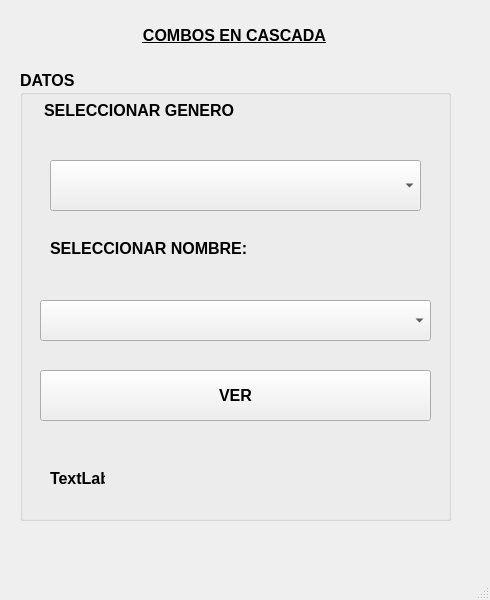
<?xml version="1.0" encoding="UTF-8"?>
<ui version="4.0">
 <class>MainWindow</class>
 <widget class="QMainWindow" name="MainWindow">
  <property name="geometry">
   <rect>
    <x>0</x>
    <y>0</y>
    <width>490</width>
    <height>600</height>
   </rect>
  </property>
  <property name="windowTitle">
   <string>MainWindow</string>
  </property>
  <widget class="QWidget" name="centralwidget">
   <widget class="QLabel" name="label">
    <property name="geometry">
     <rect>
      <x>24</x>
      <y>15</y>
      <width>421</width>
      <height>41</height>
     </rect>
    </property>
    <property name="font">
     <font>
      <pointsize>12</pointsize>
      <weight>75</weight>
      <bold>true</bold>
      <underline>true</underline>
     </font>
    </property>
    <property name="text">
     <string>COMBOS EN CASCADA</string>
    </property>
    <property name="alignment">
     <set>Qt::AlignCenter</set>
    </property>
   </widget>
   <widget class="QGroupBox" name="groupBox">
    <property name="geometry">
     <rect>
      <x>20</x>
      <y>70</y>
      <width>431</width>
      <height>451</height>
     </rect>
    </property>
    <property name="font">
     <font>
      <pointsize>12</pointsize>
      <weight>75</weight>
      <bold>true</bold>
     </font>
    </property>
    <property name="title">
     <string>DATOS</string>
    </property>
    <widget class="QLabel" name="label_2">
     <property name="geometry">
      <rect>
       <x>24</x>
       <y>25</y>
       <width>241</width>
       <height>31</height>
      </rect>
     </property>
     <property name="text">
      <string>SELECCIONAR GENERO</string>
     </property>
    </widget>
    <widget class="QComboBox" name="cbogenero">
     <property name="geometry">
      <rect>
       <x>30</x>
       <y>90</y>
       <width>371</width>
       <height>51</height>
      </rect>
     </property>
    </widget>
    <widget class="QLabel" name="label_3">
     <property name="geometry">
      <rect>
       <x>30</x>
       <y>170</y>
       <width>371</width>
       <height>16</height>
      </rect>
     </property>
     <property name="text">
      <string>SELECCIONAR NOMBRE:</string>
     </property>
    </widget>
    <widget class="QComboBox" name="cbnombre">
     <property name="geometry">
      <rect>
       <x>20</x>
       <y>230</y>
       <width>391</width>
       <height>41</height>
      </rect>
     </property>
    </widget>
    <widget class="QPushButton" name="btnver">
     <property name="geometry">
      <rect>
       <x>20</x>
       <y>300</y>
       <width>391</width>
       <height>51</height>
      </rect>
     </property>
     <property name="text">
      <string>VER</string>
     </property>
    </widget>
    <widget class="QLabel" name="lblresultado">
     <property name="geometry">
      <rect>
       <x>30</x>
       <y>400</y>
       <width>55</width>
       <height>16</height>
      </rect>
     </property>
     <property name="text">
      <string>TextLabel</string>
     </property>
    </widget>
   </widget>
  </widget>
  <widget class="QMenuBar" name="menubar">
   <property name="geometry">
    <rect>
     <x>0</x>
     <y>0</y>
     <width>490</width>
     <height>26</height>
    </rect>
   </property>
  </widget>
  <widget class="QStatusBar" name="statusbar"/>
 </widget>
 <resources/>
 <connections/>
</ui>
